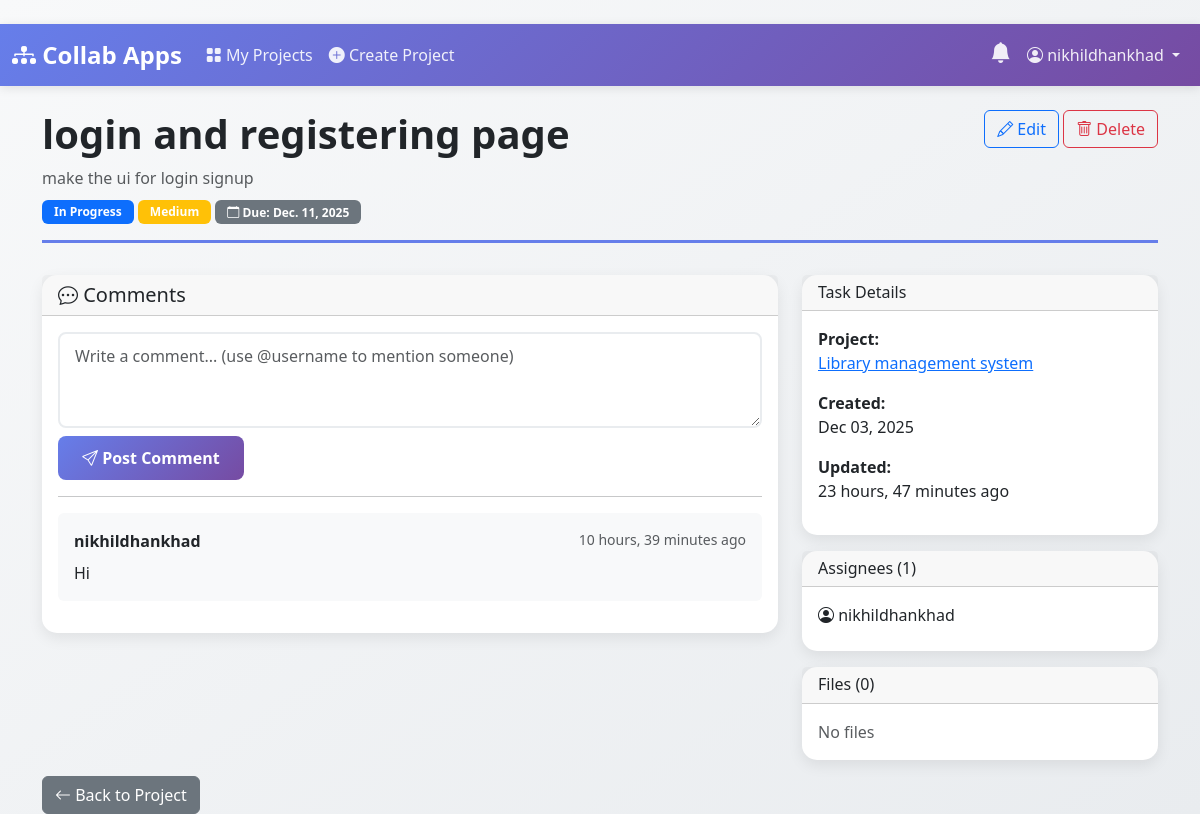
/projects/1/tasks/1/ (signed in), run on the app's committed database.
### projects/models.py (models this page shows, shortened)
class Task(models.Model):
    STATUS_CHOICES = [
        ('todo', 'To Do'),
        ('in_progress', 'In Progress'),
        ('done', 'Done'),
    ]
    PRIORITY_CHOICES = [
        ('low', 'Low'),
        ('medium', 'Medium'),
        ('high', 'High'),
    ]
    project = models.ForeignKey(Project, on_delete=models.CASCADE, related_name='tasks')
    title = models.CharField(max_length=200)
    description = models.TextField(blank=True)
    status = models.CharField(max_length=20, choices=STATUS_CHOICES, default='todo')
    priority = models.CharField(max_length=20, choices=PRIORITY_CHOICES, default='medium')
    due_date = models.DateField(null=True, blank=True)
    assignees = models.ManyToManyField(User, related_name='assigned_tasks', blank=True)
    created_at = models.DateTimeField(auto_now_add=True)
    updated_at = models.DateTimeField(auto_now=True)
    created_by = models.ForeignKey(User, on_delete=models.SET_NULL, null=True, related_name='created_tasks')
    class Meta:
        ordering = ['-created_at']
    def get_status_badge_class(self):
        status_classes = {
            'todo': 'bg-secondary',
            'in_progress': 'bg-primary',
            'done': 'bg-success',
        }
        return status_classes.get(self.status, 'bg-secondary')
    def get_priority_badge_class(self):
        priority_classes = {
            'low': 'bg-info',
            'medium': 'bg-warning',
            'high': 'bg-danger',
        }
        return priority_classes.get(self.priority, 'bg-secondary')

class Comment(models.Model):
    user = models.ForeignKey(User, on_delete=models.CASCADE, related_name='comments')
    text = models.TextField()
    project = models.ForeignKey(Project, on_delete=models.CASCADE, related_name='comments', null=True, blank=True)
    task = models.ForeignKey(Task, on_delete=models.CASCADE, related_name='comments', null=True, blank=True)
    created_at = models.DateTimeField(auto_now_add=True)
    class Meta:
        ordering = ['created_at']

class Project(models.Model):
    STATUS_CHOICES = [
        ('active', 'Active'),
        ('archived', 'Archived'),
        ('completed', 'Completed'),
    ]
    name = models.CharField(max_length=200)
    description = models.TextField()
    owner = models.ForeignKey(User, on_delete=models.CASCADE, related_name='owned_projects')
    status = models.CharField(max_length=20, choices=STATUS_CHOICES, default='active')
    created_at = models.DateTimeField(auto_now_add=True)
    updated_at = models.DateTimeField(auto_now=True)
    members = models.ManyToManyField(User, through='ProjectMembership', related_name='projects')
    class Meta:
        ordering = ['-created_at']

### projects/views.py (the view)
# urls.py: path('<int:project_pk>/tasks/<int:pk>/', views.TaskDetailView.as_view(), name='task_detail'),
class TaskDetailView(ProjectMemberRequiredMixin, DetailView):
    model = Task
    template_name = 'projects/task_detail.html'
    context_object_name = 'task'
    def get_context_data(self, **kwargs):
        context = super().get_context_data(**kwargs)
        task = self.object
        project = task.project
        user = self.request.user
        context['project'] = project
        context['comments'] = task.comments.select_related('user').all()
        context['files'] = task.files.select_related('uploaded_by').all()
        context['comment_form'] = CommentForm()
        context['file_form'] = FileUploadForm()
        context['is_owner'] = is_project_owner(user, project)
        context['is_creator'] = task.created_by == user
        context['is_assignee'] = task.assignees.filter(pk=user.pk).exists()
        context['can_edit'] = (
            context['is_owner'] or
            context['is_creator'] or
            has_project_edit_access(user, project)
        )
        return context

### projects/forms.py
class CommentForm(forms.ModelForm):
    class Meta:
        model = Comment
        fields = ['text']
        widgets = {
            'text': forms.Textarea(attrs={
                'class': 'form-control',
                'rows': 3,
                'placeholder': 'Write a comment... (use @username to mention someone)',
                'id': 'comment-text'
            }),
        }
        labels = {
            'text': ''
        }

class FileUploadForm(forms.ModelForm):
    class Meta:
        model = File
        fields = ['file']
        widgets = {
            'file': forms.FileInput(attrs={
                'class': 'form-control',
                'accept': '.pdf,.doc,.docx,.xls,.xlsx,.png,.jpg,.jpeg'
            }),
        }
    def __init__(self, *args, **kwargs):
        super().__init__(*args, **kwargs)
        allowed_exts = ', '.join(settings.ALLOWED_FILE_EXTENSIONS)
        max_size_mb = settings.MAX_FILE_SIZE / (1024 * 1024)
        self.fields['file'].help_text = f'Allowed types: {allowed_exts}. Max size: {max_size_mb}MB'

### core/mixins.py (called while the page is built, shortened)
    def dispatch(self, request, *args, **kwargs):
        project_pk = kwargs.get('pk') or kwargs.get('project_pk')
        if project_pk:
            project = get_object_or_404(Project, pk=project_pk)
            if 'task' in request.path.lower() and kwargs.get('pk') and project_pk == kwargs.get('project_pk'):
                try:
                    task = Task.objects.get(pk=kwargs.get('pk'))
                    if not has_task_access(request.user, task):
                        return render(request, 'projects/access_denied.html', {
                            'project_name': project.name,
                            'resource_type': 'task',
                            'resource_name': task.title
                        })
                except Task.DoesNotExist:
                    pass
        return super().dispatch(request, *args, **kwargs)

### projects/permissions.py (called while the page is built, shortened)
def is_project_owner(user, project):
    return project.owner == user

def has_task_access(user, task):
    project = task.project
    if is_project_owner(user, project):
        return True

### templates/projects/task_detail.html (shortened to what this page needs)
{% extends 'base.html' %}
{% block content %}
<div class="page-header">
    <div class="d-flex justify-content-between align-items-start">
        <div>
            <h1 class="display-6 fw-bold">{{ task.title }}</h1>
            <p class="text-muted mb-2">{{ task.description }}</p>
            <div>
                <span class="badge {{ task.get_status_badge_class }}">{{ task.get_status_display }}</span>
                <span class="badge {{ task.get_priority_badge_class }}">{{ task.get_priority_display }}</span>
                {% if task.due_date %}
                <span class="badge bg-secondary"><i class="bi bi-calendar"></i> Due: {{ task.due_date }}</span>
                {% endif %}
            </div>
        </div>
        <div>
            {% if can_edit %}
            <a href="{% url 'task_update' project.pk task.pk %}" class="btn btn-outline-primary">
                <i class="bi bi-pencil"></i> Edit
            </a>
            <a href="{% url 'task_delete' project.pk task.pk %}" class="btn btn-outline-danger">
                <i class="bi bi-trash"></i> Delete
            </a>
            {% endif %}
        </div>
    </div>
</div>
<div class="row">
    <div class="col-md-8">
        <div class="card mb-4">
            <div class="card-header">
                <h5 class="mb-0"><i class="bi bi-chat-dots"></i> Comments</h5>
            </div>
            <div class="card-body">
                <form method="post" action="{% url 'add_task_comment' task.pk %}">
                    {{ comment_form.text }}
                    <button type="submit" class="btn btn-primary mt-2">
                        <i class="bi bi-send"></i> Post Comment
                    </button>
                </form>
                <hr>
                {% for comment in comments %}
                <div class="mb-3 p-3 bg-light rounded">
                    <div class="d-flex justify-content-between">
                        <strong>{{ comment.user.username }}</strong>
                        <small class="text-muted">{{ comment.created_at|timesince }} ago</small>
                    </div>
                    <p class="mt-2 mb-0">{{ comment.text }}</p>
                </div>
                {% empty %}
                <p class="text-muted text-center">No comments yet</p>
                {% endfor %}
            </div>
        </div>
    </div>
    <div class="col-md-4">
        <div class="card mb-3">
            <div class="card-header">
                <h6 class="mb-0">Task Details</h6>
            </div>
            <div class="card-body">
                <p><strong>Project:</strong><br>
                    <a href="{% url 'project_detail' project.pk %}">{{ project.name }}</a>
                </p>
                <p><strong>Created:</strong><br>{{ task.created_at|date:"M d, Y" }}</p>
                <p><strong>Updated:</strong><br>{{ task.updated_at|timesince }} ago</p>
            </div>
        </div>
        <div class="card mb-3">
            <div class="card-header">
                <h6 class="mb-0">Assignees ({{ task.assignees.count }})</h6>
            </div>
            <div class="card-body">
                {% for assignee in task.assignees.all %}
                <div class="mb-2">
                    <i class="bi bi-person-circle"></i> {{ assignee.username }}
                </div>
                {% empty %}
                <p class="text-muted mb-0">No assignees</p>
                {% endfor %}
            </div>
        </div>
        <div class="card">
            <div class="card-header">
                <h6 class="mb-0">Files ({{ files.count }})</h6>
            </div>
            <div class="card-body">
                {% for file in files %}
                <div class="mb-2">
                    <i class="bi bi-file-earmark"></i>
                    <a href="{% url 'download_file' file.pk %}">{{ file.original_filename }}</a>
                </div>
                {% empty %}
                <p class="text-muted mb-0">No files</p>
                {% endfor %}
            </div>
        </div>
    </div>
</div>
<div class="mt-3">
    <a href="{% url 'project_detail' project.pk %}" class="btn btn-secondary">
        <i class="bi bi-arrow-left"></i> Back to Project
    </a>
</div>
{% endblock %}

### templates/base.html (shortened to what this page needs)
﻿<!DOCTYPE html>
<html lang="en">
<head>
    <link href="https://cdn.jsdelivr.net/npm/bootstrap@5.3.0/dist/css/bootstrap.min.css" rel="stylesheet">
    <link rel="stylesheet" href="https://cdn.jsdelivr.net/npm/bootstrap-icons@1.11.0/font/bootstrap-icons.css">
</head>
<body>
    {% if user.is_authenticated %}
    <nav class="navbar navbar-expand-lg navbar-dark mb-4">
        <div class="container-fluid">
            <a class="navbar-brand" href="{% url 'dashboard' %}">
                <i class="bi bi-diagram-3-fill"></i> Collab Apps
            </a>
            <div class="collapse navbar-collapse" id="navbarNav">
                <ul class="navbar-nav me-auto">
                    <li class="nav-item">
                        <a class="nav-link" href="{% url 'dashboard' %}">
                            <i class="bi bi-grid-fill"></i> My Projects
                        </a>
                    </li>
                    <li class="nav-item">
                        <a class="nav-link" href="{% url 'project_create' %}">
                            <i class="bi bi-plus-circle-fill"></i> Create Project
                        </a>
                    </li>
                </ul>
                <ul class="navbar-nav">
                    <li class="nav-item dropdown">
                        <a class="nav-link notification-icon" href="#" id="notificationDropdown" role="button" data-bs-toggle="dropdown">
                            <i class="bi bi-bell-fill"></i>
                        </a>
                    </li>
                    <li class="nav-item dropdown">
                        <a class="nav-link dropdown-toggle" href="#" id="userDropdown" role="button" data-bs-toggle="dropdown">
                            <i class="bi bi-person-circle"></i> {{ user.username }}
                        </a>
                    </li>
                </ul>
            </div>
        </div>
    </nav>
    {% endif %}
    <div class="container">
        {% block content %}{% endblock %}
    </div>
</body>
</html>

### templates/base.html (style rules this page uses)
:root { --primary-gradient: linear-gradient(135deg, #667eea 0%, #764ba2 100%); --success-gradient: linear-gradient(135deg, #11998e 0%, #38ef7d 100%); }
body { min-height: 100vh; background: linear-gradient(to bottom right, #f8f9fa, #e9ecef); }
.navbar { background: var(--primary-gradient) !important; box-shadow: 0 2px 10px rgba(0,0,0,0.1); }
.navbar-brand { font-weight: 700; font-size: 1.5rem; color: white !important; }
.nav-link { color: rgba(255,255,255,0.9) !important; font-weight: 500; transition: all 0.3s; }
.notification-icon { position: relative; cursor: pointer; font-size: 1.3rem; }
.card { border: none; border-radius: 15px; box-shadow: 0 5px 15px rgba(0,0,0,0.08); transition: transform 0.3s, box-shadow 0.3s; }
.btn-primary { background: var(--primary-gradient); border: none; font-weight: 600; padding: 10px 24px; border-radius: 8px; transition: all 0.3s; }
.badge { padding: 6px 12px; border-radius: 6px; font-weight: 600; }
.form-control, .form-select { border-radius: 8px; border: 2px solid #e9ecef; padding: 10px 15px; transition: all 0.3s; }
.page-header { margin-bottom: 2rem; padding-bottom: 1rem; border-bottom: 3px solid #667eea; }

### data on the page
Task: title "login and registering page", description "make the ui for login signup", status "In Progress", priority "Medium", due_date "Dec. 11, 2025", created_at "Dec 03, 2025", updated_at "23 hours, 47 minutes", assignees.count "1"
Comment: user.username "nikhildhankhad", created_at "10 hours, 39 minutes", text "Hi"
Project: name "Library management system"

### other printed values
{{ user.username }} "nikhildhankhad"
{{ assignee.username }} "nikhildhankhad"
{{ files.count }} "0"
